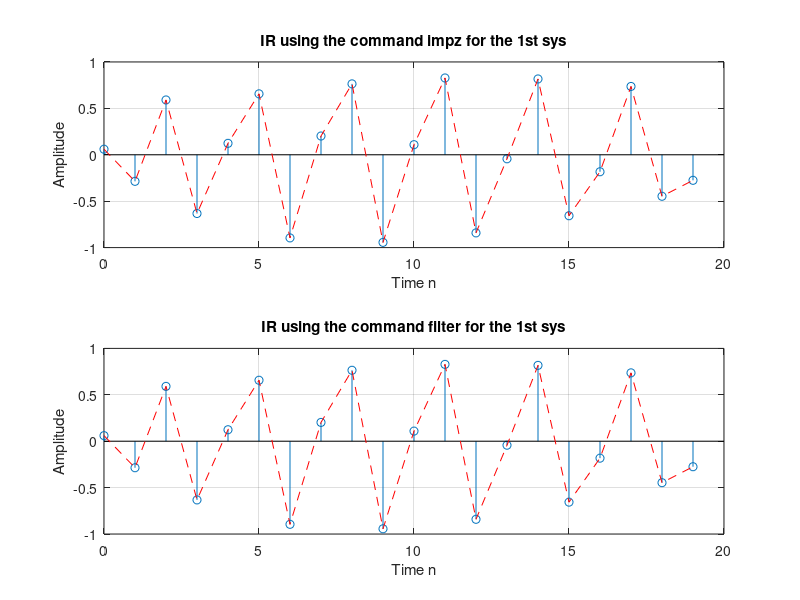
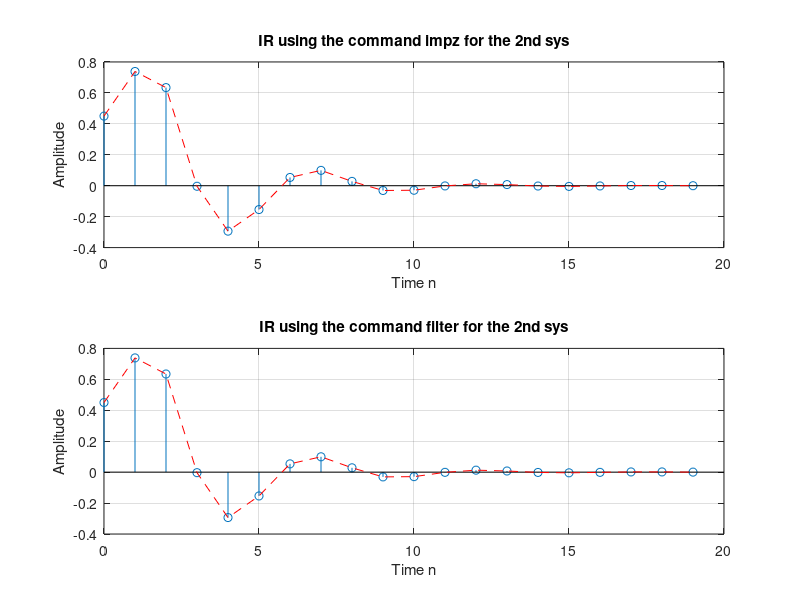

Here is the MATLAB script that generated these plots, in order: (Note: this script raises an error after producing the figures.)
function SampleTest
% Prob.1
clc;
close all;
clear;
% n=-30:30;
% x1=3*exp(-abs(n)/14);
% x2=cos(200*pi*n);
% x31=[zeros(1,2),ones(1,8),zeros(1,9),ones(1,6),zeros(1,5)];
% x3=[fliplr(x31),0,x31];
% x=x1.*x2.*x3;
% stem(n,x);
% grid on;
% xlabel('Time n');
% ylabel('Amplitude');
% title('Problem 1');
% Prob.2
% numerator and denominator coeff of the 1st sys
num11=[0.3,-0.2,0.4];
den11=[1,0.9,0.8];
num12=[0.2,-0.5,0.3];
den12=[1,0.7,0.85];
num1=conv(num11,num12);
den1=conv(den11,den12);
% numerator and denominator coeff of the 2nd sys
num2=[0.45,0.5,0.45];
den2=[1,-0.53,0.46];
%%%%%%%%%%%%%%%%%%%%%%%%%%%%%%%%%%%%%%%% a
% Using the command IMPZ
h11=impz(num1,den1,20); % sys1
h21=impz(num2,den2,20); % sys2
% Using the command FITLER
delta=[1,zeros(1,19)];
h12=filter(num1,den1,delta); % sys1
h22=filter(num2,den2,delta); % sys2
% Sketch the impulse resp of the 1st sys in the Fig.1
figure(1);
subplot(211);
stem(0:19,h11);
hold on;
plot(0:19,h11,'r--');
grid on;
xlabel('Time n');
ylabel('Amplitude');
title('IR using the command impz for the 1st sys');
subplot(212);
stem(0:19,h12);
hold on;
plot(0:19,h12,'r--');
grid on;
xlabel('Time n');
ylabel('Amplitude');
title('IR using the command filter for the 1st sys');
% Sketch the impulse resp of the 2nd sys in the Fig.2
figure(2);
subplot(211);
stem(0:19,h21);
hold on;
plot(0:19,h21,'r--');
grid on;
xlabel('Time n');
ylabel('Amplitude');
title('IR using the command impz for the 2nd sys');
subplot(212);
stem(0:19,h22);
hold on;
plot(0:19,h22,'r--');
grid on;
xlabel('Time n');
ylabel('Amplitude');
title('IR using the command filter for the 2nd sys');
%%%%%%%%%%%%%%%%%%%%%%%%%%%%%%%%%%%%%%%% b
% Using the command STEPZ
s11=stepz(num1,den1,51); % sys1
s21=stepz(num2,den2,51); % sys2
% Using the command FITLER
step=ones(1,51);
s12=filter(num1,den1,step); % sys1
s22=filter(num2,den2,step); % sys2
% Sketch the step resp of the 1st sys in the Fig.1
figure(3);
subplot(411);
stem(0:50,s11);
hold on;
plot(0:50,s11,'r--');
grid on;
xlabel('Time n');
ylabel('Amplitude');
title('SR using the command stepz for the 1st sys');
subplot(412);
stem(0:50,s12);
hold on;
plot(0:50,s12,'r--');
grid on;
xlabel('Time n');
ylabel('Amplitude');
title('SR using the command filter for the 1st sys');
% Sketch the impulse resp of the 2nd sys in the Fig.2
subplot(413);
stem(0:50,s21);
hold on;
plot(0:50,s21,'r--');
grid on;
xlabel('Time n');
ylabel('Amplitude');
title('SR using the command stepz for the 2nd sys');
subplot(414);
stem(0:50,s22);
hold on;
plot(0:50,s22,'r--');
grid on;
xlabel('Time n');
ylabel('Amplitude');
title('SR using the command filter for the 2nd sys');
%%%%%%%%%%%%%%%%%%%%%%%%%%%%%%%%%%%%%%%% c
n=0:60;
amp=2;
b=0; % omega min of 0
a=pi/120;
arg=a*n.*n+b*n;
x=amp*cos(arg); % swept-freq sinusoidal signal
y1=filter(num1,den1,x); % the output of the 1st sys
y2=filter(num2,den2,x); % the output of the 2nd sys
% num and den of the cascade sys
num=conv(num1,num2);
den=conv(den1,den2);
y=filter(num,den,x); % the output of the cascade sys
figure(4);
subplot(411);
stem(n,x);
hold on;
plot(n,x,'r--');
grid on;
xlabel('Time n');
ylabel('Amplitude');
title('The input of the swept-freq sin. signal');
subplot(412);
stem(n,y1);
hold on;
plot(n,y1,'r--');
grid on;
xlabel('Time n');
ylabel('Amplitude');
title('The output of the 1st sys');
subplot(413);
stem(n,y2);
hold on;
plot(n,y2,'r--');
grid on;
xlabel('Time n');
ylabel('Amplitude');
title('The output of the 2nd sys');
subplot(414);
stem(n,y);
hold on;
plot(n,y,'r--');
grid on;
xlabel('Time n');
ylabel('Amplitude');
title('The output of the cascade sys');
%%%%%%%%%%%%%%%%%%%%%%%%%%%%%%%%%%%%%%%% d
% The answer of the d and c is the same
%%%%%%%%%%%%%%%%%%%%%%%%%%%%%%%%%%%%%%%% e
figure(5);
subplot(311);
zplane(num1,den1);
title('The pole-zero pattern of the 1st sys');
subplot(312);
zplane(num2,den2);
title('The pole-zero pattern of the 2nd sys');
subplot(313);
zplane(num,den);
title('The pole-zero pattern of the cascade sys');
